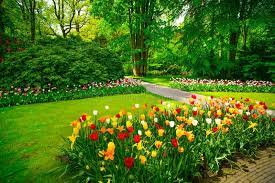
#> input picture most dominant color/garden.jpg, 275 x 183 px
$ python 'most dominant colors.py'
#> lines starting #> are read from the running program, lines starting #| are printed output that depends on the picture; after the words box and inside, x2 and y2 are one past the last pixel; in counts of white or black regions, pixels touching at a corner belong together
import cv2
import numpy as np
import matplotlib.pyplot as plt
from sklearn.cluster import KMeans
import imutils

clusters = 15 # try changing it

img = cv2.imread('garden.jpg')
#> img is the input picture: shape (183, 275, 3); mean B, G, R 29.6, 111, 74.6
org_img = img.copy()
print('Org image shape --> ',img.shape)
#| Org image shape -->  (183, 275, 3)

# rows = 200
# cols = int((img.shape[0]/img.shape[1])*rows)

img = imutils.resize(img,height=200)
#> img: shape (200, 300, 3)

# img = cv2.resize(img,dsize=(rows,cols),interpolation=cv2.INTER_LINEAR)
print('After resizing shape --> ',img.shape)
#| After resizing shape -->  (200, 300, 3)


flat_img = np.reshape(img,(-1,3))
print('After Flattening shape --> ',flat_img.shape)
#| After Flattening shape -->  (60000, 3)


kmeans = KMeans(n_clusters=clusters,random_state=0)
kmeans.fit(flat_img)


dominant_colors = np.array(kmeans.cluster_centers_,dtype='uint')


percentages = (np.unique(kmeans.labels_,return_counts=True)[1])/flat_img.shape[0]
p_and_c = zip(percentages,dominant_colors)
p_and_c = sorted(p_and_c,reverse=True)


block = np.ones((50,50,3),dtype='uint')
plt.figure(figsize=(12,8))
for i in range(clusters):
    plt.subplot(1,clusters,i+1)
    block[:] = p_and_c[i][1][::-1] # we have done this to convert bgr(opencv) to rgb(matplotlib)
    plt.imshow(block)
    plt.xticks([])
    plt.yticks([])
    plt.xlabel(str(round(p_and_c[i][0]*100,2))+'%')
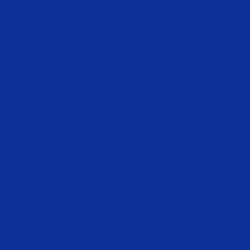
#> block: shape (50, 50, 3) uint64 (shown 5 times larger); mean of channels 0, 1, 2 153, 48, 13; drawn as B, G, R


bar = np.ones((50,500,3),dtype='uint')
plt.figure(figsize=(12,8))
plt.title('Proportions of colors in the image')
start = 0
i = 1
for p,c in p_and_c:
    end = start+int(p*bar.shape[1])
    if i==clusters:
        bar[:,start:] = c[::-1]
    else:
        bar[:,start:end] = c[::-1]
    start = end
    i+=1
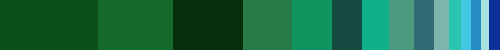
#> bar: shape (50, 500, 3) uint64; mean of channels 0, 1, 2 74.2, 109.3, 28.7; drawn as B, G, R
#> after the loop, i = 16

plt.imshow(bar)
plt.xticks([])
plt.yticks([])


rows = 1000
cols = int((org_img.shape[0]/org_img.shape[1])*rows)
#> cols = 665
img = cv2.resize(org_img,dsize=(rows,cols),interpolation=cv2.INTER_LINEAR)
#> img: shape (665, 1000, 3)

copy = img.copy()
cv2.rectangle(copy,(rows//2-250,cols//2-90),(rows//2+250,cols//2+110),(255,255,255),-1)
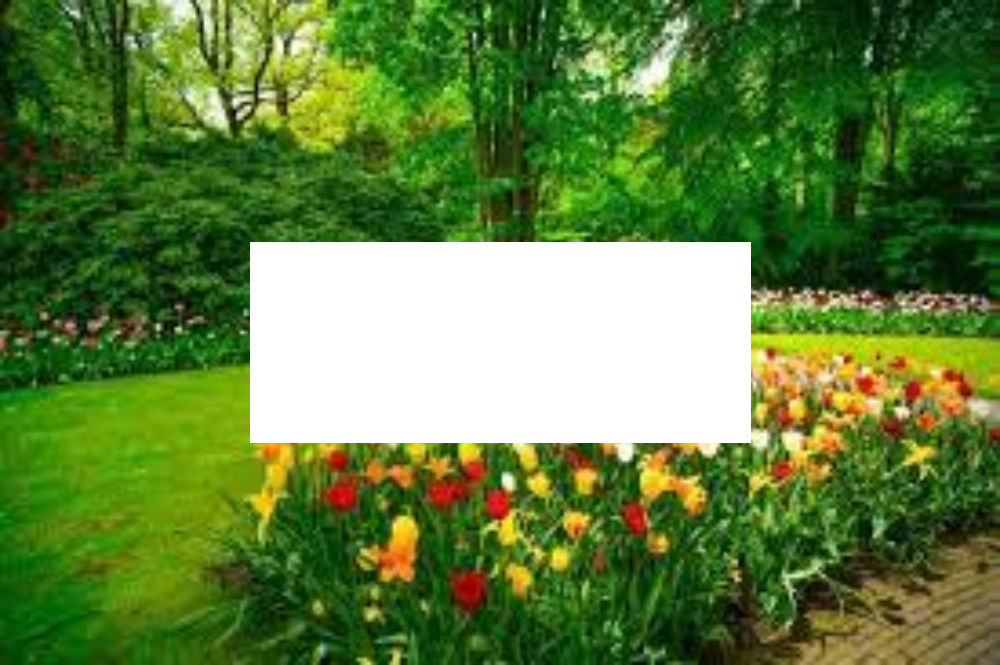
#> copy: shape (665, 1000, 3); mean B, G, R 61.6, 128.2, 95.6

final = cv2.addWeighted(img,0.1,copy,0.9,0)
cv2.putText(final,'Most Dominant Colors in the Image',(rows//2-230,cols//2-40),cv2.FONT_HERSHEY_DUPLEX,0.8,(0,0,0),1,cv2.LINE_AA)
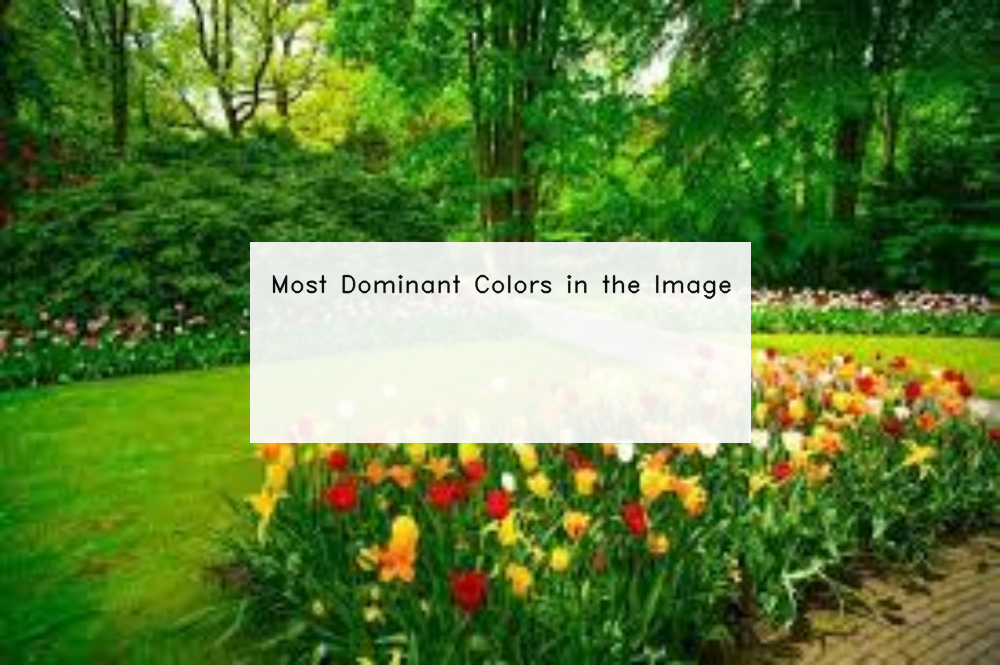
#> final: shape (665, 1000, 3); mean B, G, R 57.8, 125.8, 92.8


start = rows//2-220
for i in range(5):
    end = start+70
    final[cols//2:cols//2+70,start:end] = p_and_c[i][1]
    cv2.putText(final,str(i+1),(start+25,cols//2+45),cv2.FONT_HERSHEY_DUPLEX,1,(255,255,255),1,cv2.LINE_AA)
    start = end+20
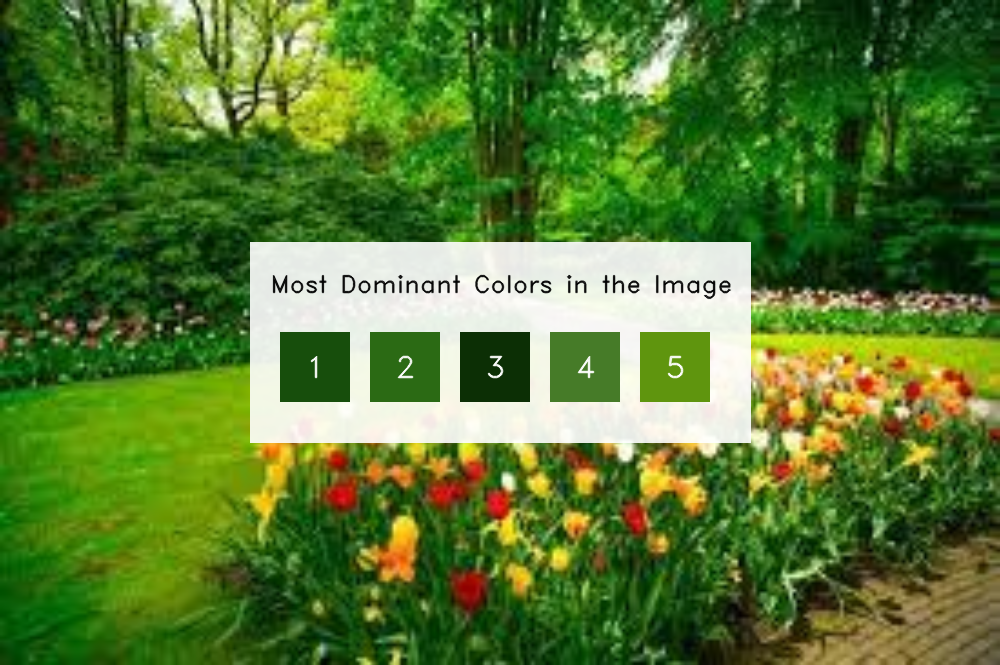
#> final: shape (665, 1000, 3); 3.68% of pixels changed, all inside (x1, y1, x2, y2) = (280, 332, 710, 402)

plt.show()
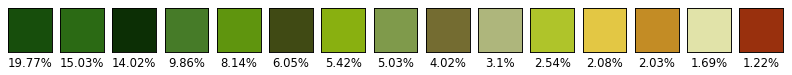
#> figure drawn by matplotlib, 15 panels
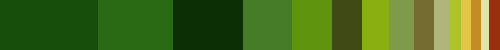
#> shown: shape (50, 500, 3); mean R, G, B 74.2, 109.3, 28.7

cv2.imshow('img',final)
cv2.waitKey(0)
cv2.destroyAllWindows()
#cv2.imwrite('output.png',final)

$ run again, with most dominant color/Webp.net-resizeimage (1).jpg copied over most dominant color/garden.jpg
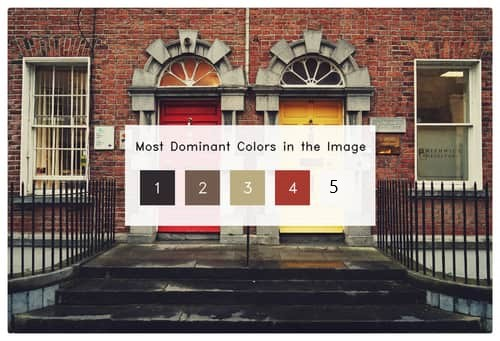
#> input picture most dominant color/Webp.net-resizeimage (1).jpg, 500 x 341 px
#> img is the input picture: shape (341, 500, 3); mean B, G, R 105.5, 112.8, 128.5
#| Org image shape -->  (341, 500, 3)
#| After resizing shape -->  (200, 293, 3)
#| After Flattening shape -->  (58600, 3)
#> copy: shape (682, 1000, 3); mean B, G, R 113.4, 119.8, 133.8
#> after the loop `for i in range(5):`:
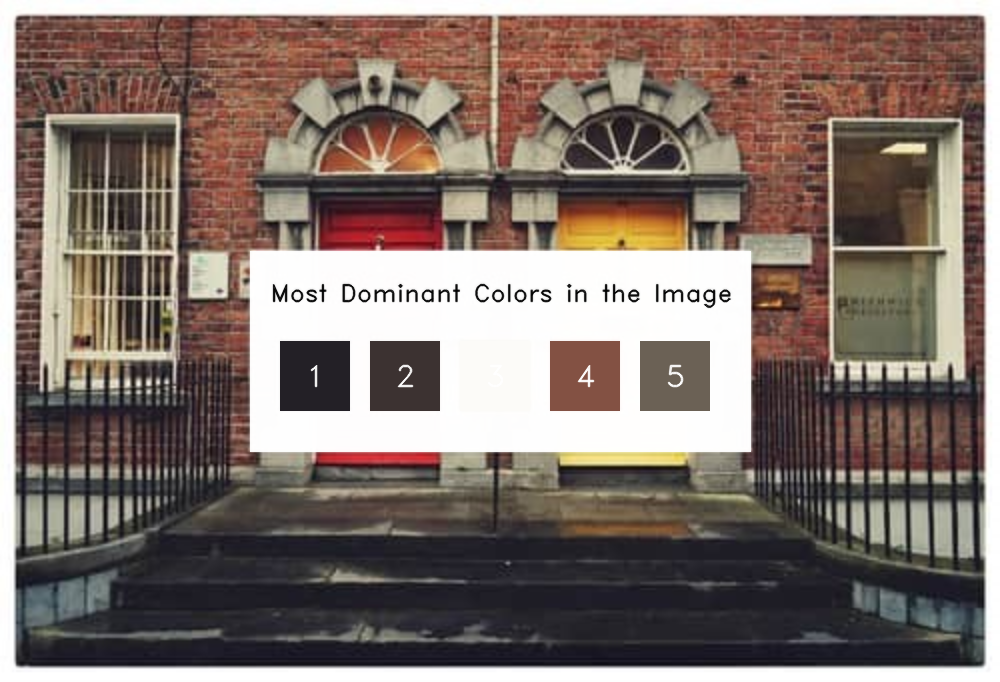
#> final: shape (682, 1000, 3); mean B, G, R 106.9, 113.5, 128.1
#> `plt.show()`:
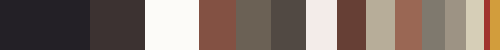
#> shown: shape (50, 500, 3); mean R, G, B 129.2, 113.1, 104.5
